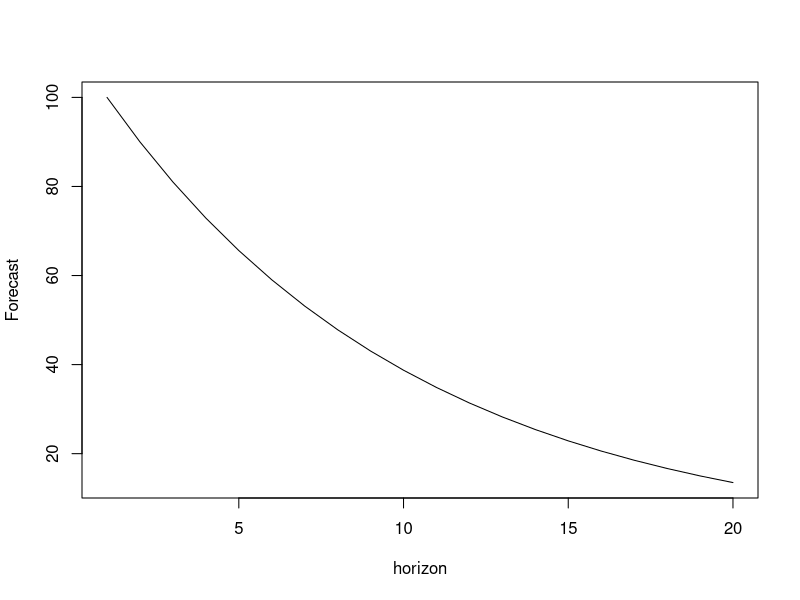
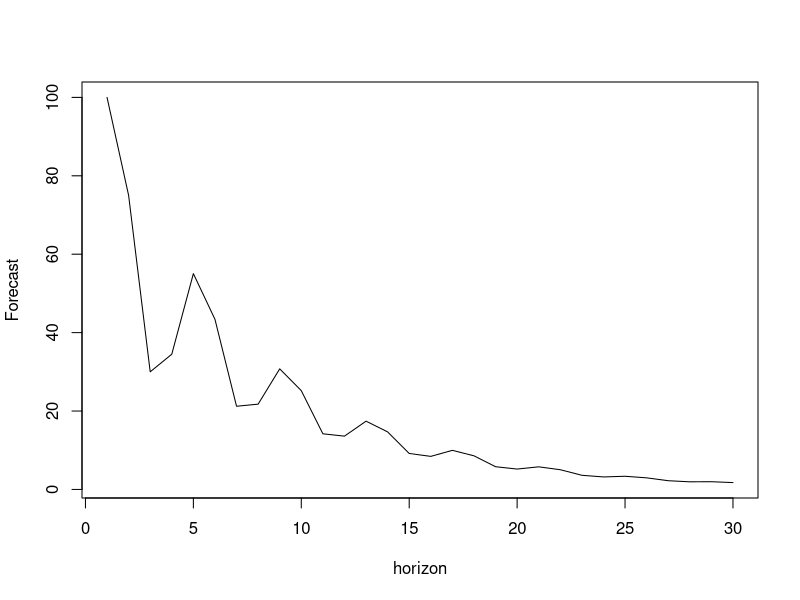
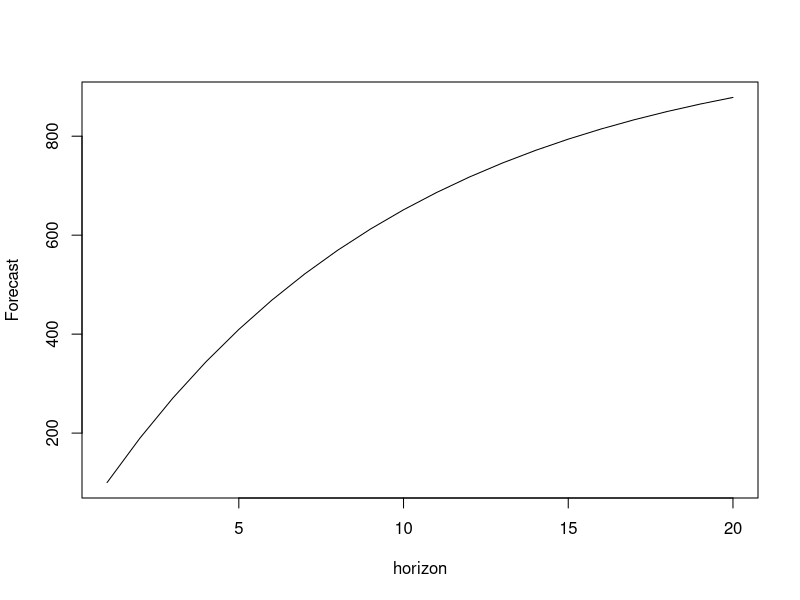
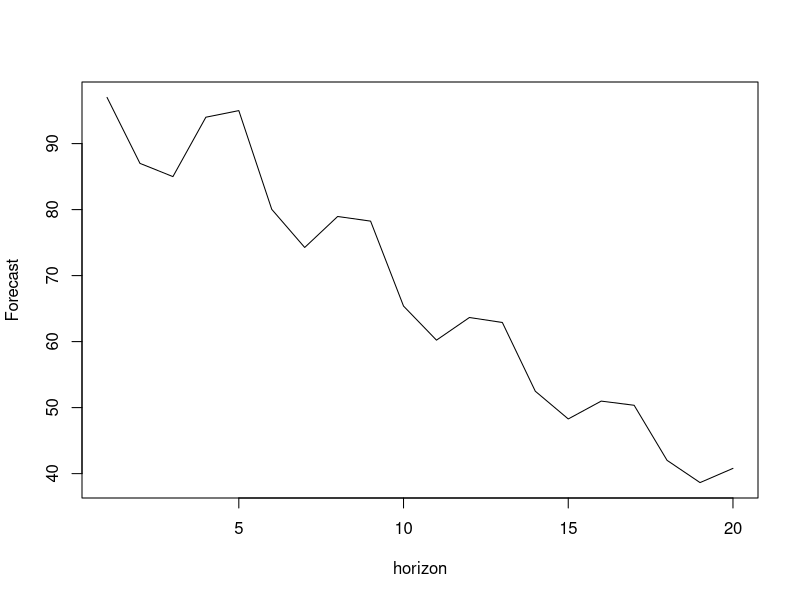
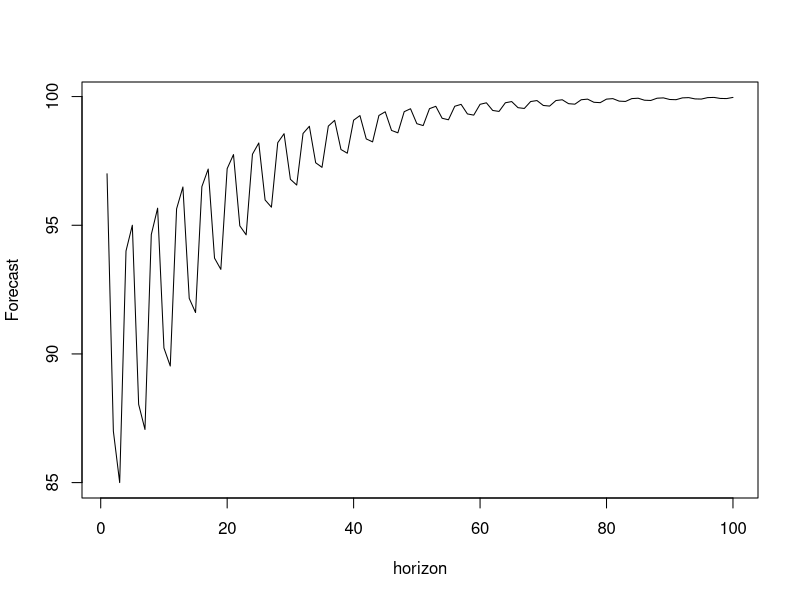
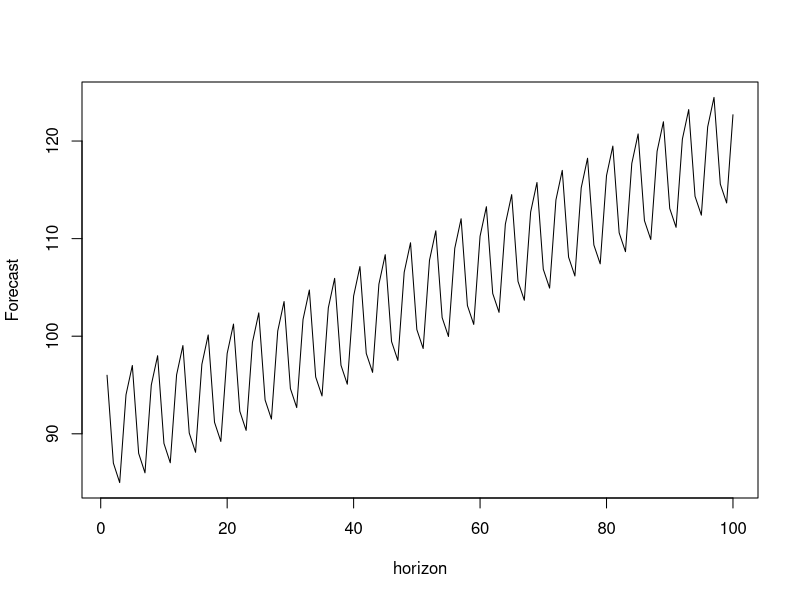
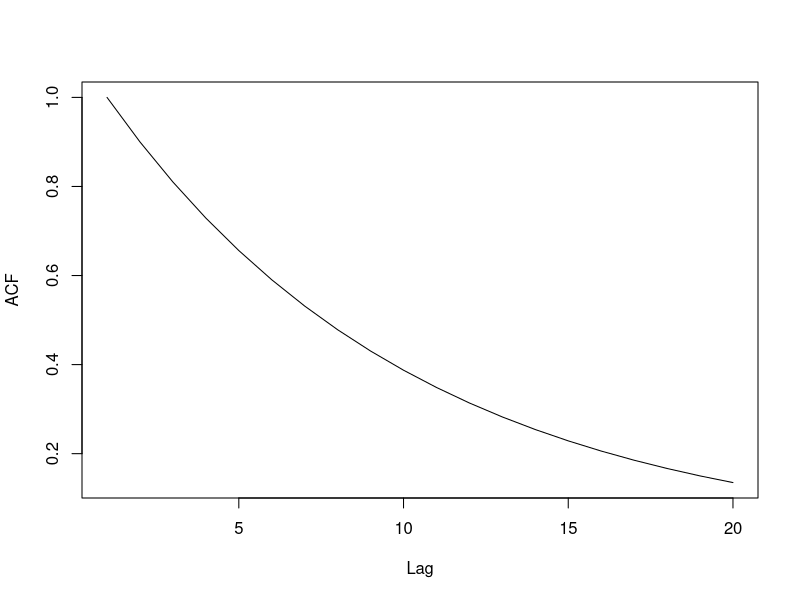

Write the R code that produced these figures, in order.
## ---- chunk 1
y <- vector("numeric", 20)
y[1] <- 100
phi <- 0.9
for(i in 2:length(y)){
    y[i] <- phi * y[i-1]
}
plot(y, type="l", xlab="horizon", ylab="Forecast")
## ---- chunk 2
y <- vector("numeric", 30)
y[1:3] <- c(100, 75, 30)
phi <- c(0.9,-0.7,0.6)
for(i in 4:30){
    y[i] <- phi[1] * y[i-1] + phi[2] * y[i-2] + phi[3] * y[i-3]
}
plot(y, type="l", xlab="horizon", ylab="Forecast")
## ---- chunk 3
y <- vector("numeric", 20)
y[1] <- 100
phi <- 0.9
for(i in 2:length(y)){
    y[i] <- 100 + phi * y[i-1]
}
plot(y, type="l", xlab="horizon", ylab="Forecast")
## ---- chunk 4
y <- vector("numeric", 20)
y[1:5] <- c(97,87,85,94,95)
phi <- c(0.6,0.8)
for(i in 6:length(y)){
    y[i] <- phi[1] * y[i-1] + phi[2] * y[i-4] - phi[1] * phi[2] * y[i-5]
}
plot(y, type="l", xlab="horizon", ylab="Forecast")
## ---- chunk 5
y <- vector("numeric", 100)
y[1:5] <- c(97,87,85,94,95)
phi <- c(0.6,0.8)
for(i in 6:length(y)){
    y[i] <- phi[1] * y[i-1] + phi[2] * y[i-4] - phi[1] * phi[2] * y[i-5] + 8
}
plot(y, type="l", xlab="horizon", ylab="Forecast")
## ---- chunk 6
y <- vector("numeric", 100)
y[1:9] <- c(96,87,85,94,97,88,86,95,98)
phi <- c(0.6,0.8)
for(i in 10:length(y)){
    y[i] <- phi[1] * y[i-1] + (1+phi[2]) * y[i-4] - (1+ phi[2]) *phi[1] * y[i-5] -
      phi[2] * y[i-8] + phi[1] * phi[2] * y[i-9] + 0.1
}
plot(y, type="l", xlab="horizon", ylab="Forecast")
## ---- chunk 7
y <- vector("numeric",20)
y[] <- 0.9^c(0:(length(y)-1))
plot(y, type="l", xlab="Lag", ylab="ACF")
